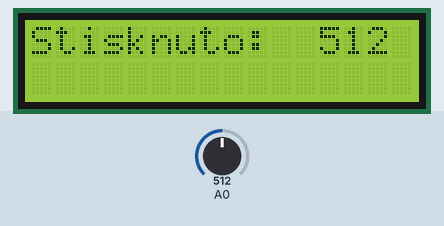
Bench run of a sketch on a simulated Arduino Uno, built with avr-gcc and run on an emulated ATmega328P. Shown: 16×2 character LCD. The test bench sets the inputs (shaded band); at power-on: A0 = 512.

Above: at 1.2 s.
1.3 s: A0 set to 490
At 1.7 s:
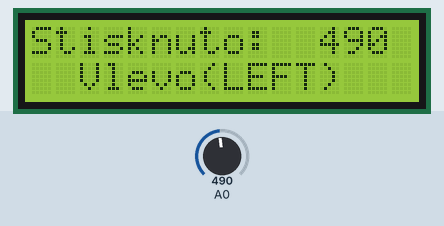
2.8 s: A0 set to 340
At 3.9 s:
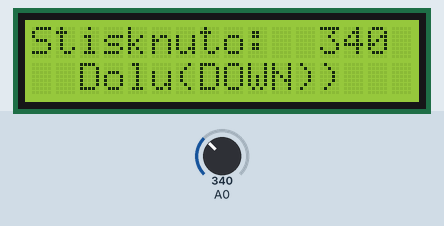
4.3 s: A0 set to 140
At 4.9 s:
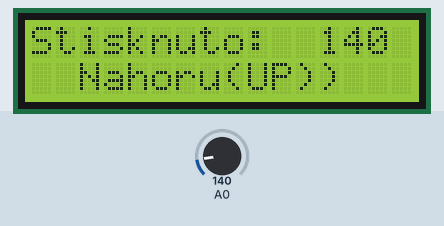
5.8 s: A0 set to 40
At 7.0 s:
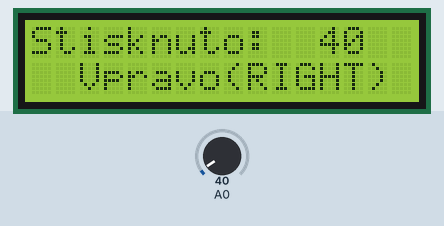
7.3 s: A0 set to 122
At 7.7 s:
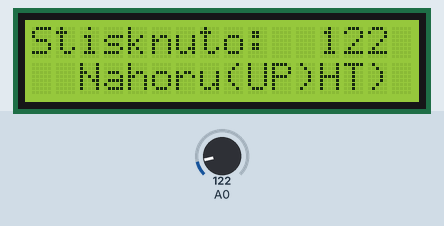
10.3 s: A0 set to 306
At 11.4 s:
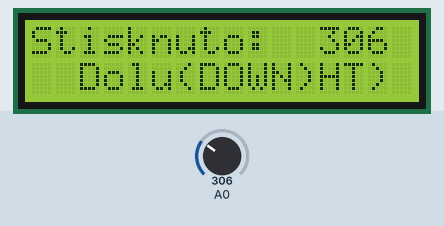
Timing chart, 0 to 12.8 s (numbered marks = the images above; inputs shaded):
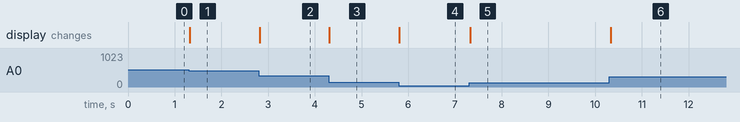

Measured:
- after the input at 1.3 s, the display: changes at once (image 1)
- after the input at 2.8 s, the display: changes at once (image 2)
- after the input at 4.3 s, the display: changes at once (image 3)
- after the input at 5.8 s, the display: changes at once (image 4)
- after the input at 7.3 s, the display: changes at once (image 5)
- after the input at 10.3 s, the display: changes at once (image 6)

The sketch:

lcdTest2.ino
```cpp
// Arduino LCD 16x2 Shield

// připojení knihovny
#include <LiquidCrystal.h>
// inicializace LCD displeje
LiquidCrystal lcd(8, 9, 4, 5, 6, 7);
// nastavení čísla propojovacího pinu
// pro osvětlení LCD displeje
#define lcdSvit 10

void setup() {
  // zahájení komunikace s displejem,
  // 16 znaků, 2 řádky
  lcd.begin(16, 2);

}

void loop() {
  // načtení údajů z analogového pinu A0 do proměnné
  int analogData = analogRead(0);

  lcd.setCursor(0,0);
  // vytištění textu na displej
  lcd.print("Stisknuto:      ");
  // nastavení výpisu na třináctý znak, první řádek
  lcd.setCursor(12, 0);
  // vytištění textu na displej
  lcd.print(analogData);
  // nastavení výpisu na třetí znak, druhý řádek
  lcd.setCursor(2, 1);
  // vytištění textu na displej pomocí zavolání funkce
  // s předáním aktuálně změřené hodnoty na vstupu
  lcd.print(nactiTlacitka(analogData));

}
String nactiTlacitka(int analog) {
  // proměnná pro uložení textu pro výpis
  String text;
  // postupná kontrola pomocí podmínek if,
  // pro každé tlačítko je uveden rozsah hodnot,
  // ve kterých je detekováno a poté nastaven text na výstup
  if (analog < 50) text = "Vpravo(RIGHT)";
  if ((analog > 700) && (analog < 1024)) text = "             ";
  if ( (analog > 95) && (analog < 150) ) text = "Nahoru(UP)";
  if ( (analog > 250) && (analog < 350) ) text = "Dolu(DOWN)";
  if ( (analog > 400) && (analog < 500) ) text = "Vlevo(LEFT)";
  if ( (analog > 600) && (analog < 750) ) text = "Vyber(SELECT)";
  // vrácení textu jako výstup funkce
  return text;
}
```
